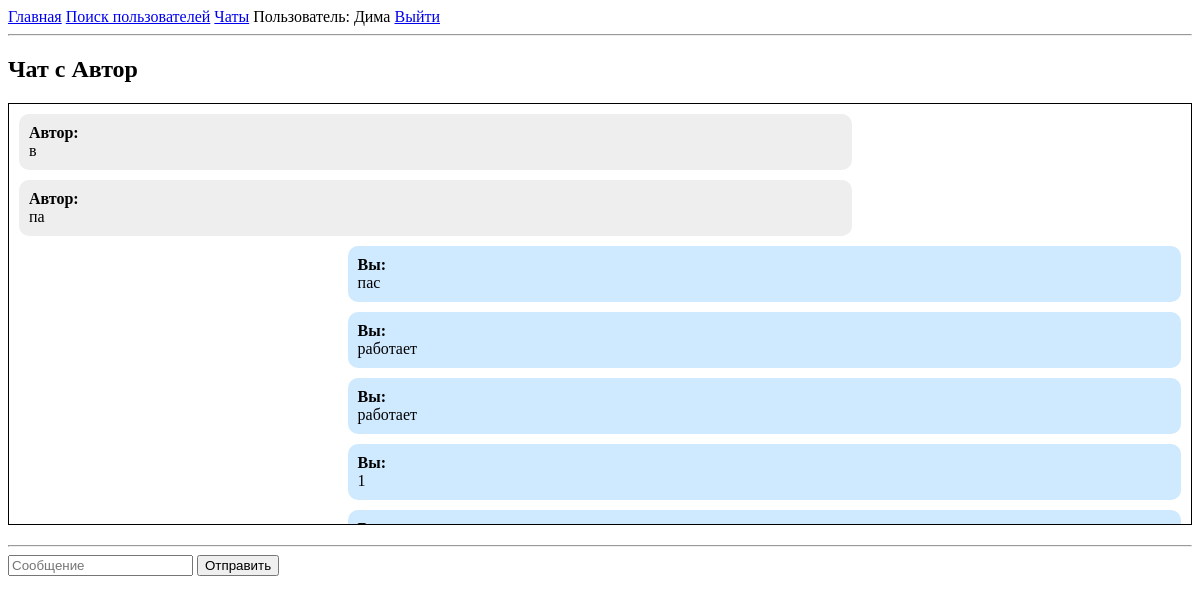
The page /chat/1 (signed in) on the database its author committed.
### data/users.py (models this page shows, shortened)
class User(SqlAlchemyBase, UserMixin):
    __tablename__ = 'users'
    id = sqlalchemy.Column(sqlalchemy.Integer,
                           primary_key=True, autoincrement=True)
    name = sqlalchemy.Column(sqlalchemy.String(32),unique=True, nullable=False)
    about = sqlalchemy.Column(sqlalchemy.String(300), nullable=True)
    hashed_password = sqlalchemy.Column(sqlalchemy.String,
                                        nullable=False)
    created_date = sqlalchemy.Column(sqlalchemy.DateTime,
                                     default=datetime.datetime.now)

### data/messages.py (models this page shows)
class Message(SqlAlchemyBase):
    __tablename__ = 'messages'
    id = sqlalchemy.Column(sqlalchemy.Integer,
                           primary_key=True, autoincrement=True)
    sender_id = sqlalchemy.Column(sqlalchemy.Integer,
                                  sqlalchemy.ForeignKey('users.id'),
                                  nullable=False)
    receiver_id = sqlalchemy.Column(sqlalchemy.Integer,
                                    sqlalchemy.ForeignKey('users.id'),
                                    nullable=False)
    text = sqlalchemy.Column(sqlalchemy.String, nullable=False)
    created_date = sqlalchemy.Column(
        sqlalchemy.DateTime,
        default=datetime.datetime.now
    )

### main.py (the view, shortened to what this page needs)
@app.route('/chat/<int:user_id>', methods=['GET', 'POST'])
@login_required
def chat(user_id):
    session = db_session.create_session()
    receiver = session.query(User).get(user_id)
    if not receiver:
        return "Пользователь не найден"
    messages = session.query(Message).filter(
        ((Message.sender_id == current_user.id) &
         (Message.receiver_id == receiver.id)) |
        ((Message.sender_id == receiver.id) &
         (Message.receiver_id == current_user.id))
    ).order_by(Message.created_date).all()
    return render_template(
        'chat.html',
        receiver=receiver,
        messages=messages
    )

### data/db_session.py (called while the page is built)
def create_session() -> Session:
    global __factory
    return __factory()

### main.py (called while the page is built)
@login_manager.user_loader
def load_user(user_id):
    session = db_session.create_session()
    return session.query(User).get(user_id)

### templates/chat.html (shortened to what this page needs)
{% extends "base.html" %}
{% block content %}
<h2>Чат с {{ receiver.name }}</h2>
<div class="chat-box">
    {% for msg in messages %}
        {% if msg.sender_id == current_user.id %}
            <div class="message my-message">
                <b>Вы:</b><br>
                {{ msg.text }}
            </div>
        {% else %}
            <div class="message other-message">
                <b>{{ receiver.name }}:</b><br>
                {{ msg.text }}
            </div>
        {% endif %}
    {% endfor %}
</div>
<hr>
<form method="post">
    <input type="text" name="text" placeholder="Сообщение">
    <button type="submit">Отправить</button>
</form>
{% endblock %}

### templates/base.html (shortened to what this page needs)
<!DOCTYPE html>
<html lang="ru">
<head>
    <link rel="stylesheet"
          href="{{ url_for('static', filename='css/chat.css') }}">
</head>
<body>
<div>
    <a href="/">Главная</a>
    {% if current_user.is_authenticated %}
        <a href="/search">Поиск пользователей</a>
        <a href="/dialogs">Чаты</a>
        <span>Пользователь: {{ current_user.name }}</span>
        <a href="/logout">Выйти</a>
    {% else %}
        <a href="/login">Войти</a>
        <a href="/register">Регистрация</a>
    {% endif %}
</div>
<hr>
<div>
    {% block content %}
    {% endblock %}
</div>
</body>
</html>

### static/css/chat.css (style rules this page uses)
.chat-box { height: 400px; overflow-y: scroll; border: 1px solid black; padding: 10px; margin-bottom: 20px; }
.message { padding: 10px; margin-bottom: 10px; border-radius: 10px; background-color: #eeeeee; max-width: 70%; word-wrap: break-word; overflow-wrap: break-word; }
.my-message { margin-left: auto; background-color: #cfe9ff; }
.other-message { margin-right: auto; background-color: #eeeeee; }

### rows shown on the page
User: name "Дима"
User: name "Автор"
Message: text "в"
Message: text "па"
Message: text "пас"
Message: text "работает"
Message: text "работает"
Message: text "1"
